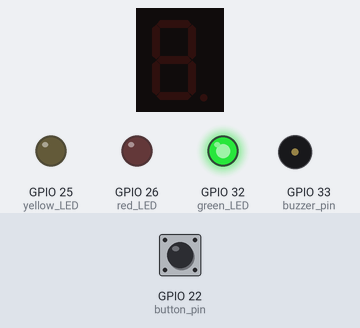
A sketch run on a simulated ESP32. Parts: 1-digit seven-segment display, output pins drawn as LEDs (lit = HIGH), buzzer (waves = sounding, pin HIGH). Wiring (inferred from the names in the program): 1-digit 7-segment display, segments lit when HIGH: segments GPIO 15, GPIO 2, GPIO 4, GPIO 5, GPIO 18, GPIO 19, GPIO 21. The inputs (shaded band) are chosen by the test bench; at power-on: GPIO 22 (button_pin) HIGH. The segment pins are drawn as the display they are named for; pins used as bus, display or sensor lines are not drawn.

Above: at 1.2 s.
1.3 s: GPIO 22 (button_pin) pulled LOW for 0.15 s
At 2.1 s:
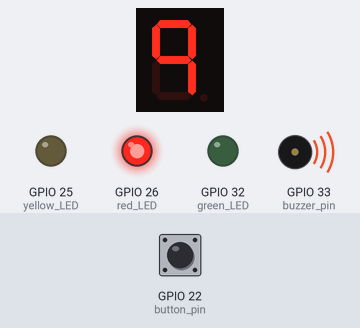
At 12.1 s:
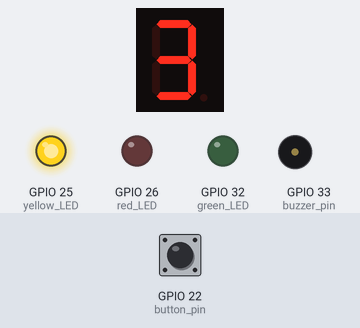
Timing chart, 0 to 17.8 s (numbered marks = the images above; inputs shaded):
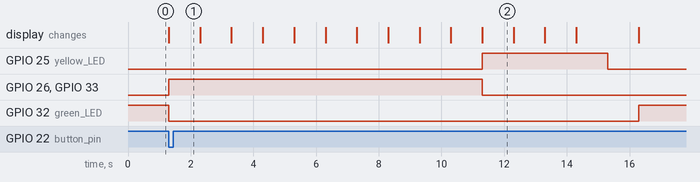

The sketch:

projectmikrotrafic.ino
```cpp
#include <Arduino.h>

const int button_pin = 22;
const int green_LED = 32;
const int yellow_LED = 25;
const int red_LED = 26;
const int seven_segment_pins[] = {15, 2, 4, 5, 18, 19, 21}; // (A, B, C, D, E, F, G)
const int buzzer_pin = 33;

bool button_pressed = false;
int countdown_value = 9;

void setup() {

  pinMode(button_pin, INPUT_PULLUP);
  pinMode(green_LED, OUTPUT);
  pinMode(yellow_LED, OUTPUT);
  pinMode(red_LED, OUTPUT);
  for (int i = 0; i < 7; i++) {
    pinMode(seven_segment_pins[i], OUTPUT);
  }
  pinMode(buzzer_pin, OUTPUT);

  // INIT
  digitalWrite(green_LED, HIGH);
  digitalWrite(yellow_LED, LOW);
  digitalWrite(red_LED, LOW);
  for (int i = 0; i < 7; i++) {
    digitalWrite(seven_segment_pins[i], LOW);
  }
  digitalWrite(buzzer_pin, LOW);
}

void loop() {

  bool button_state = digitalRead(button_pin);

  if (button_state == LOW && !button_pressed) {
    button_pressed = true;


    // Nyalakan LED merah
    digitalWrite(green_LED, LOW);
    digitalWrite(yellow_LED, LOW);
    digitalWrite(red_LED, HIGH);
    digitalWrite(buzzer_pin, HIGH);

    for (int i = countdown_value; i >= 0; i--) {
      displayCountdown(i);
      delay(1000);
    }

    // Nyalakan LED kuning selama 3 detik
    digitalWrite(green_LED, LOW);
    digitalWrite(yellow_LED, HIGH);
    digitalWrite(red_LED, LOW);
    digitalWrite(buzzer_pin, LOW);

    for (int i = 3; i >= 0; i--) {
      displayCountdown(i);
      delay(1000);
    }

    // Matikan LED kuning
    digitalWrite(green_LED, LOW);
    digitalWrite(yellow_LED, LOW);
    digitalWrite(red_LED, LOW);
    digitalWrite(buzzer_pin, LOW);
    delay(1000);

    // Matikan LED merah, nyalakan LED hijau, dan seven segment mati
    digitalWrite(green_LED, HIGH);
    digitalWrite(yellow_LED, LOW);
    digitalWrite(red_LED, LOW);
    for (int i = 0; i < 7; i++) {
      digitalWrite(seven_segment_pins[i], LOW);
    }
  }

  if (button_state == HIGH && button_pressed) {
    button_pressed = false;
  }
}

void displayCountdown(int number) {
  byte digits[10][7] = {
    {1, 1, 1, 1, 1, 1, 0}, // 0
    {0, 1, 1, 0, 0, 0, 0}, // 1
    {1, 1, 0, 1, 1, 0, 1}, // 2
    {1, 1, 1, 1, 0, 0, 1}, // 3
    {0, 1, 1, 0, 0, 1, 1}, // 4
    {1, 0, 1, 1, 0, 1, 1}, // 5
    {1, 0, 1, 1, 1, 1, 1}, // 6
    {1, 1, 1, 0, 0, 0, 0}, // 7
    {1, 1, 1, 1, 1, 1, 1}, // 8
    {1, 1, 1, 0, 0, 1, 1}  // 9
  };

  for (int i = 0; i < 7; i++) {
    digitalWrite(seven_segment_pins[i], digits[number][i]);
  }
}
```

Measured:
- after the input at 1.3 s, GPIO 25 (yellow_LED): LOW → HIGH after 10.0 s, → LOW 4.0 s later; GPIO 26 (red_LED), GPIO 33 (buzzer_pin): LOW → HIGH at once, → LOW 10.0 s later; GPIO 32 (green_LED): HIGH → LOW at once, → HIGH 15.0 s later; the display: changes at once (image 1)
- what the display in image 2 shows lasts 1.0 s, from 11.3 s to 12.3 s
